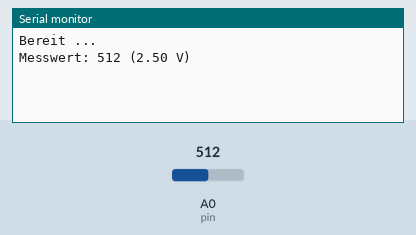
Recording of a sketch running on a simulated Arduino Uno, built with avr-gcc and run on an emulated ATmega328P. On the bench: the last lines printed to the serial monitor. The inputs (shaded band) are chosen by the test bench; at power-on: A0 (pin) = 512.

Above: at 2.2 s.
2.3 s: A0 (pin) set to 716
At 3.3 s:
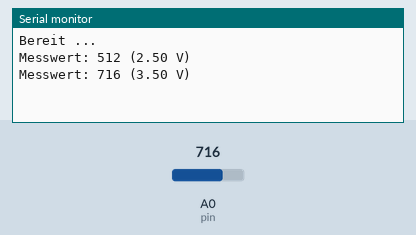
3.8 s: A0 (pin) set to 900
At 4.4 s:
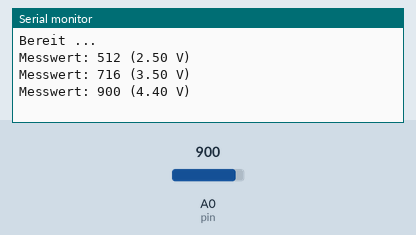

Measured:
- after the input at 2.3 s, the serial monitor: prints a new line at once (image 1)
- after the input at 3.8 s, the serial monitor: prints a new line at once (image 2)

The sketch:

Analogeingang.ino
```cpp
/**
 * Analogeingang
 * =============
 *
 * Dieser Sketch ermöglicht die Messung analoger Spannungswerte am Pin A0, um damit
 * verschiedene Hardwarebschaltungen auszuprobieren (siehe beigelegte Hardwareskizzen):
 *
 *   * Drehpotentionemeter
 *   * Helligkeitssenser
 *   * Mehrere Buttons
 *
 * Sie alle beruhen auf dem Prinzip des Spannungsteilers. Die 5V Versorgungsspannung
 * des Arduino wird durch zwei oder mehrere in Reihe geschaltete Widerstände in kleinere
 * Teilspannungen, die sich als Analogsignal messen lassen, zerlegt.
 *
 * Hardwareaufbau:
 * ---------------
 *
 * Siehe Hardwareskizzen. Der Spannungsteiler muss am einen Ende mit 5V und am anderen
 * Ende mit GND verbunden werden. In der Mitte wird die zu messende Spannung abgegriffen
 * und dem Arduino an Pin A0 zugeführt.
 *
 * Aufgaben
 * --------
 *
 * 1) Drehpoti: Messen des Gesamtwiderstands mit einem Multimeter
 * 2) Drehpoti: Messen des Teilwiderstands mit einem Multimeter
 * 3) Drehpoti: Messen der Teilspannung mit einem Multimeter
 * 4) Drehpoti: Messen der Teilspannung mit dem Arduino
 * 5) Drehpoti: Visualisieren der Teilspannung mit einem Oszilloskop
 *
 * 5) Helligkeitssensor: Messen der Helligkeit mit dem Arduino
 *
 * 6) Mehrere Buttons: Messen der Teilspannungen mit dem Arduino
 *
 * Versuchen Sie in allen Fällen, die verschiedene Werte zu messen durch Drehen am Poti,
 * Verdecken des Helligkeitssensors bzw. drücken der Buttons.
 *
 * Relevante Dokumentation
 * -----------------------
 *
 * https://www.arduino.cc/reference/en/language/functions/digital-io/pinmode/
 * https://www.arduino.cc/reference/en/language/functions/analog-io/analogread/
 * https://sensorkit.joy-it.net/de/sensors/ky-018
 * https://sensorkit.joy-it.net/de/sensors/ky-054
 */

constexpr int pin = A0;

/**
 * Initialisierung der Hardware nach dem Einschalten
 */
void setup() {
  pinMode(pin, INPUT);

  delay(1000);
  Serial.begin(9600);
  Serial.println("Bereit ...");
}

/**
 * Unendlich oft ausgeführte Hauptprogrammlogik
 */
void loop() {
  static int prev_value = -1;
  int value = analogRead(pin);

  if (abs(value - prev_value) > 5) {
    prev_value = value;

    float volts = value * 5.0 / 1023.0;

    Serial.print("Messwert: ");
    Serial.print(value);
    Serial.print(" (");
    Serial.print(volts);
    Serial.println(" V)");
  }
}
```
